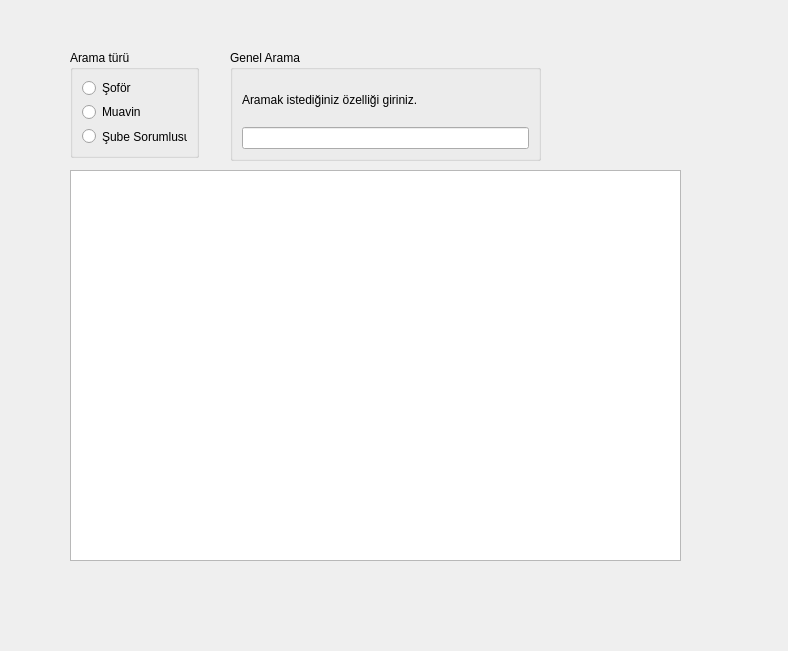
<?xml version="1.0" encoding="UTF-8"?>
<ui version="4.0">
 <class>CalisanListeFormu</class>
 <widget class="QWidget" name="CalisanListeFormu">
  <property name="geometry">
   <rect>
    <x>0</x>
    <y>0</y>
    <width>788</width>
    <height>651</height>
   </rect>
  </property>
  <property name="windowTitle">
   <string>Form</string>
  </property>
  <widget class="QGroupBox" name="grbarama">
   <property name="geometry">
    <rect>
     <x>70</x>
     <y>50</y>
     <width>129</width>
     <height>108</height>
    </rect>
   </property>
   <property name="title">
    <string>Arama türü</string>
   </property>
   <layout class="QGridLayout" name="gridLayout_2">
    <item row="2" column="0">
     <widget class="QRadioButton" name="radioButton_2">
      <property name="text">
       <string>Muavin</string>
      </property>
     </widget>
    </item>
    <item row="3" column="0">
     <widget class="QRadioButton" name="radioButton_3">
      <property name="text">
       <string>Şube Sorumlusu</string>
      </property>
     </widget>
    </item>
    <item row="1" column="0">
     <widget class="QRadioButton" name="radioButton">
      <property name="text">
       <string>Şoför</string>
      </property>
     </widget>
    </item>
   </layout>
  </widget>
  <widget class="QTableWidget" name="tblcalisanlistesi">
   <property name="geometry">
    <rect>
     <x>70</x>
     <y>170</y>
     <width>611</width>
     <height>391</height>
    </rect>
   </property>
  </widget>
  <widget class="QGroupBox" name="groupBox">
   <property name="geometry">
    <rect>
     <x>230</x>
     <y>50</y>
     <width>311</width>
     <height>111</height>
    </rect>
   </property>
   <property name="title">
    <string>Genel Arama</string>
   </property>
   <layout class="QGridLayout" name="gridLayout">
    <item row="0" column="0">
     <widget class="QLabel" name="label">
      <property name="text">
       <string>Aramak istediğiniz özelliği giriniz.</string>
      </property>
     </widget>
    </item>
    <item row="1" column="0">
     <widget class="QLineEdit" name="lineEdit"/>
    </item>
   </layout>
  </widget>
 </widget>
 <resources/>
 <connections/>
</ui>
